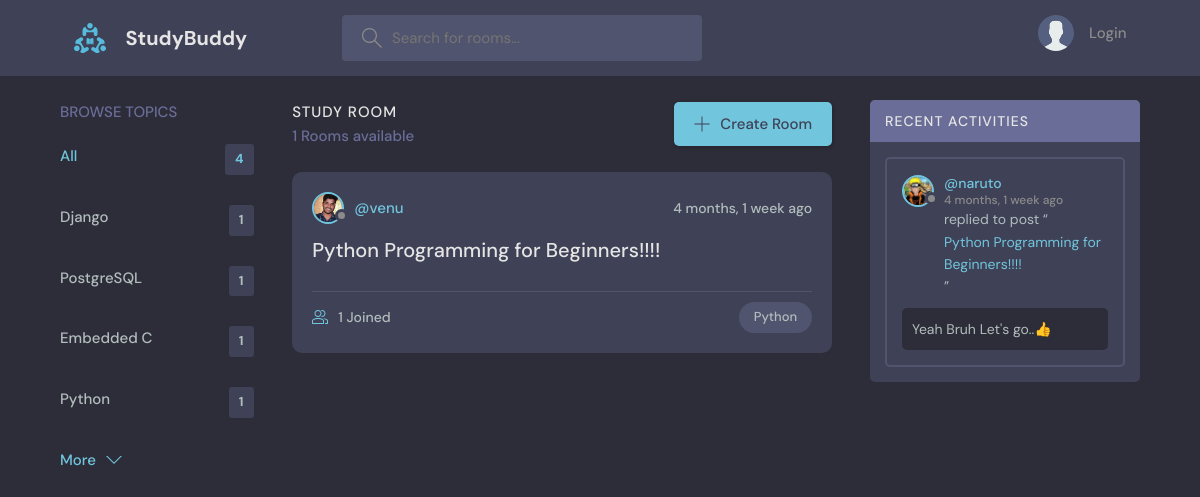
/?q=Python, run on an earlier commit of the app's database.
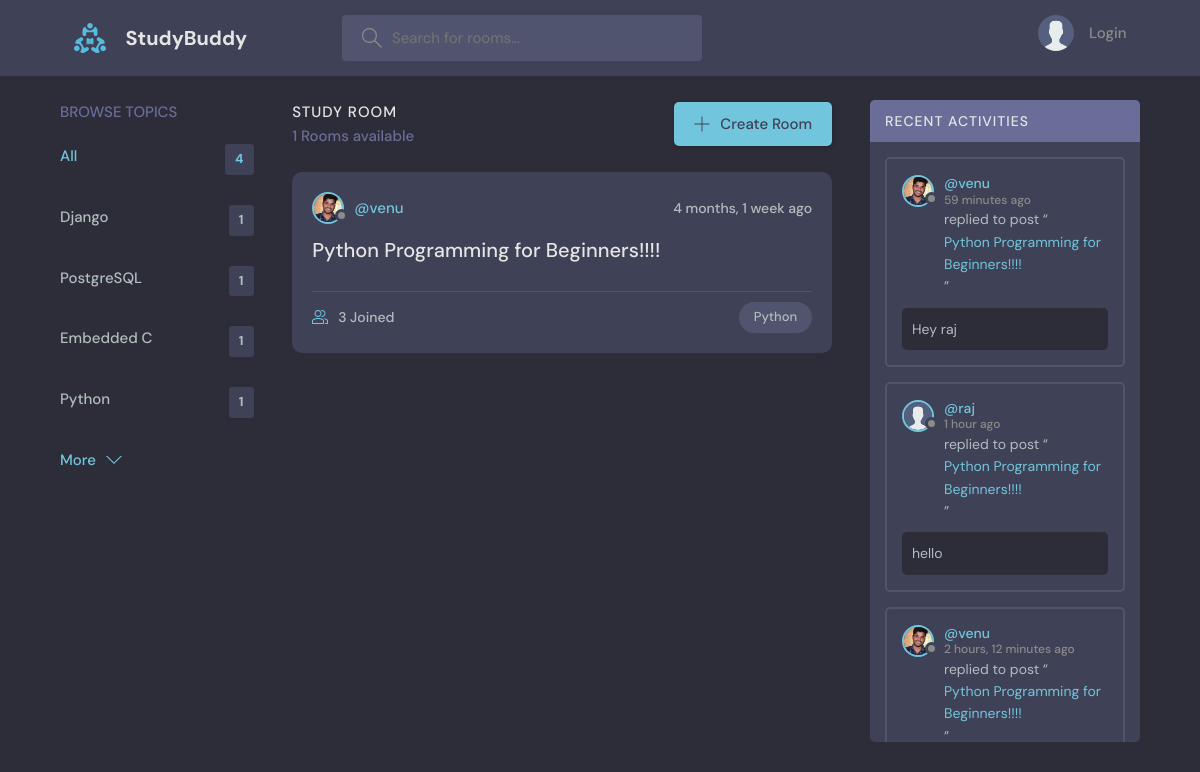
And on a later commit of the database.
### base/models.py (models this page shows, shortened)
class Topic(models.Model):
    name =models.CharField(max_length=200)

class Room(models.Model):
    host = models.ForeignKey(User, on_delete=models.SET_NULL, null=True)
    topic = models.ForeignKey(Topic, on_delete=models.SET_NULL, null=True)
    name = models.CharField(max_length=200)
    description = models.TextField(null=True, blank=True)
    participants = models.ManyToManyField(User, related_name='participants', blank=True)
    updated = models.DateTimeField(auto_now=True)
    created = models.DateTimeField(auto_now_add=True)
    class Meta:
        ordering = ['-updated', '-created']
    def __str__(self):
        return self.name

class User(AbstractUser):
    name = models.CharField(max_length=200, null=True)
    email = models.EmailField(unique=True, null=True)
    bio = models.TextField(null=True)
    avatar = ResizedImageField(size=[600, 600], quality=85, null=True, default="avatar.svg")
    USERNAME_FIELD = 'email'
    REQUIRED_FIELDS = ['username'] #For createsuperuser using username

class Message(models.Model):
    user = models.ForeignKey(User, on_delete=models.CASCADE)
    room = models.ForeignKey(Room, on_delete=models.CASCADE)
    body = models.TextField()
    updated = models.DateTimeField(auto_now=True)
    created = models.DateTimeField(auto_now_add=True)
    class Meta:
        ordering = ['-updated', '-created']
    def __str__(self):
        return self.body[0:50]

### base/views.py (the view)
# urls.py: path('', views.home, name='home'),
def home(request):
    q = request.GET.get('q') if request.GET.get('q') != None else ''
    rooms = Room.objects.filter(
        Q(topic__name__icontains = q) |
        Q(name__icontains=q) |
        Q(description__icontains=q)
        )
    rooms_count = rooms.count()
    topics = Topic.objects.all()
    room_messages = Message.objects.filter(Q(room__topic__name__icontains=q))
    context = {'rooms': rooms, 'topics': topics, 'rooms_count': rooms_count, 'room_messages': room_messages}
    return render(request, 'base/home.html', context)

### base/templates/base/home.html (shortened to what this page needs)
{% extends 'main.html' %}
{% block content %}
<main class="layout layout--3">
  <div class="container">
    {% include 'base/components/topics_component.html' %}
    <div class="roomList">
      <div class="roomList__header">
        <div>
          <h2>Study Room</h2>
          <p>{{rooms_count}} Rooms available</p>
        </div>
        <a class="btn btn--main" href="{% url 'create-room' %}">
          <svg version="1.1" xmlns="http://www.w3.org/2000/svg" width="32" height="32" viewBox="0 0 32 32">
            <title>add</title>
            <path
              d="M16.943 0.943h-1.885v14.115h-14.115v1.885h14.115v14.115h1.885v-14.115h14.115v-1.885h-14.115v-14.115z">
            </path>
          </svg>
          Create Room
        </a>
      </div>
      <div class="layout__scroll">
        {% include 'base/components/feed_component.html' %}
      </div>
    </div>
     {% include 'base/components/activity_component.html' %}
  </div>
</main>
{% endblock %}

### base/templates/base/components/topics_component.html
<div class="topics">
    <div class="topics__header">
        <h2>Browse Topics</h2>
    </div>
    <ul class="topics__list">
        <li>
            <a href="{% url 'home' %}" class="active">All <span>{{topics.count}}</span></a>
        </li>
        {% for topic in topics|slice:":5" %}
        <li>
            <a href="{% url 'home' %}?q={{topic.name}}">{{topic.name}} <span>{{topic.room_set.all.count}}</span></a>
        </li>
        {% endfor %}
    </ul>
    <a class="btn btn--link" href="{% url 'topics' %}">
        More
        <svg version="1.1" xmlns="http://www.w3.org/2000/svg" width="32" height="32" viewBox="0 0 32 32">
            <title>chevron-down</title>
            <path d="M16 21l-13-13h-3l16 16 16-16h-3l-13 13z"></path>
        </svg>
    </a>
</div>

### base/templates/base/components/feed_component.html (shortened to what this page needs)
{% if rooms %}
{% for room in rooms %}
<div class="roomListRoom">
    <div class="roomListRoom__header">
        <a href="{% url 'user-profile' room.host.id %}" class="roomListRoom__author">
            <div class="avatar avatar--small">
                <img src="{{room.host.avatar.url}}" />
            </div>
            <span>@{{room.host.username}}</span>
        </a>
        <div class="roomListRoom__actions">
            <span>{{room.created | timesince}} ago</span>
        </div>
    </div>
    <div class="roomListRoom__content">
        <a href="{% url 'room' room.id %}">{{room.name}}</a>
    </div>
    <div class="roomListRoom__meta">
        <a href="{% url 'room' room.id %}" class="roomListRoom__joined">
            {{room.participants.all.count}} Joined
        </a>
        <p class="roomListRoom__topic">{{room.topic.name}}</p>
    </div>
</div>
{% endfor %}
{% else %}
<h3 style="text-align: center;">No rooms available</h3>
{% endif %}

### base/templates/base/components/activity_component.html (shortened to what this page needs)
<div class="activities ">
  <div class="activities__header">
    <h2>Recent Activities</h2>
  </div>
  <div class="layout__scroll">
  {% for message in room_messages %}
  <div class="activities__box">
    <div class="activities__boxHeader roomListRoom__header">
      <a href="{% url 'user-profile' message.user.id %}" class="roomListRoom__author">
        <div class="avatar avatar--small">
          <img src="{{message.user.avatar.url}}" />
        </div>
        <p>
          @{{message.user.username}}
          <span>{{message.created | timesince}} ago</span>
        </p>
      </a>
    </div>
    <div class="activities__boxContent">
      <p>replied to post “<a href="{% url 'room' message.room.id %}">{{message.room}}</a>”</p>
      <div class="activities__boxRoomContent">
        {{message}}
      </div>
    </div>
  </div>
  {% endfor %}
</div>
</div>

What changed in the data, as far as the page shows it:
no longer on this page (row unchanged): Message: user.avatar (picture), user.username "naruto", created "4 months, 1 week", room "Python Programming for Beginners!!!!", body "Yeah Bruh Let's go..👍"
computed for Room "Python Programming for Beginners!!!!": participants.all.count "1" → "3"
added Message: user.avatar (picture), user.username "venu", created "59 minutes", room "Python Programming for Beginners!!!!", body "Hey raj"
added Message: user.avatar (placeholder picture), user.username "raj", created "1 hour", room "Python Programming for Beginners!!!!", body "hello"
added Message: user.avatar (picture), user.username "venu", created "2 hours, 12 minutes", room "Python Programming for Beginners!!!!"
